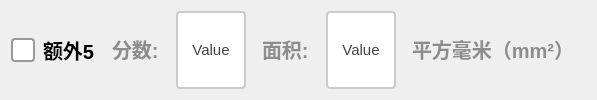
             <widget class="QWidget" name="widget_extra5" native="true">
              <layout class="QGridLayout" name="gridLayout_4">
               <item row="0" column="0">
                <layout class="QHBoxLayout" name="horizontalLayout_7" stretch="2,1,2,0,2,0">
                 <item>
                  <widget class="QCheckBox" name="ckb_extra5">
                   <property name="sizePolicy">
                    <sizepolicy hsizetype="Minimum" vsizetype="Minimum">
                     <horstretch>0</horstretch>
                     <verstretch>0</verstretch>
                    </sizepolicy>
                   </property>
                   <property name="styleSheet">
                    <string notr="true">QCheckBox {
    spacing: 8px;
    font-size: 20px;
    color: #333;
    font-weight: bold;        
    color:  rgb(0, 0, 0);       
}

/* 未选中状态 */
QCheckBox::indicator {
    width: 20px;
    height: 20px;
    border-radius: 4px; /* 方形，圆角可适当调整 */
    border: 2px solid #999;
    background: #ffffff;
}

/* 悬停效果 */
QCheckBox::indicator:hover {
    border: 2px solid #666;
}

/* 选中状态 */
QCheckBox::indicator:checked {
    border: 2px solid #2196F3;
    background-color: qradialgradient(
        cx:0.5, cy:0.5,
        radius:0.4,
        fx:0.5, fy:0.5,
        stop:0 #2196F3,
        stop:1 transparent
    );
}

/* 禁用状态 */
QCheckBox::indicator:disabled {
    border: 2px solid #ccc;
    background: #eee;
}

/* 选中时的文字颜色 */
QCheckBox:checked {
    color: #2196F3;
    font-weight: 500;
}

/* 点击动画效果 */
QCheckBox::indicator:pressed {
    border: 2px solid #1565C0;
    background-color: qradialgradient(
        cx:0.5, cy:0.5,
        radius:0.5,
        fx:0.5, fy:0.5,
        stop:0 #BBDEFB,
        stop:1 transparent
    );
}</string>
                   </property>
                   <property name="text">
                    <string>额外5</string>
                   </property>
                  </widget>
                 </item>
                 <item>
                  <widget class="QLabel" name="label_11">
                   <property name="styleSheet">
                    <string notr="true">QLabel {
       font-size: 20px;        
       font-weight: bold;        
       color:  rgb(141, 141, 141);       
       padding: 5px 5px;     
       border-bottom: 2px solid #cccccc; 
    }</string>
                   </property>
                   <property name="text">
                    <string>分数:</string>
                   </property>
                  </widget>
                 </item>
                 <item>
                  <widget class="QPushButton" name="btn_extra5score">
                   <property name="sizePolicy">
                    <sizepolicy hsizetype="Minimum" vsizetype="Minimum">
                     <horstretch>0</horstretch>
                     <verstretch>0</verstretch>
                    </sizepolicy>
                   </property>
                   <property name="maximumSize">
                    <size>
                     <width>100</width>
                     <height>100</height>
                    </size>
                   </property>
                   <property name="styleSheet">
                    <string notr="true">QPushButton {
    padding: 6px 14px;
    border: 2px solid #CCC;
    border-radius: 4px;
    background-color: white;
    color: #444;
    font-size: 15px; 
}

QPushButton:hover {
    border-color: #999;
    background-color: #F5F5F5;
}

QPushButton:pressed {
    border-color: #777;
    background-color: #EEE;
}</string>
                   </property>
                   <property name="text">
                    <string>Value</string>
                   </property>
                  </widget>
                 </item>
                 <item>
                  <widget class="QLabel" name="label_12">
                   <property name="styleSheet">
                    <string notr="true">QLabel {
       font-size: 20px;        
       font-weight: bold;        
       color:  rgb(141, 141, 141);       
       padding: 5px 5px;     
       border-bottom: 2px solid #cccccc; 
    }</string>
                   </property>
                   <property name="text">
                    <string>面积:</string>
                   </property>
                  </widget>
                 </item>
                 <item>
                  <widget class="QPushButton" name="btn_extra5area">
                   <property name="sizePolicy">
                    <sizepolicy hsizetype="Minimum" vsizetype="Minimum">
                     <horstretch>0</horstretch>
                     <verstretch>0</verstretch>
                    </sizepolicy>
                   </property>
                   <property name="maximumSize">
                    <size>
                     <width>100</width>
                     <height>100</height>
                    </size>
                   </property>
                   <property name="styleSheet">
                    <string notr="true">QPushButton {
    padding: 6px 14px;
    border: 2px solid #CCC;
    border-radius: 4px;
    background-color: white;
    color: #444;
    font-size: 15px; 
}

QPushButton:hover {
    border-color: #999;
    background-color: #F5F5F5;
}

QPushButton:pressed {
    border-color: #777;
    background-color: #EEE;
}</string>
                   </property>
                   <property name="text">
                    <string>Value</string>
                   </property>
                  </widget>
                 </item>
                 <item>
                  <widget class="QLabel" name="label_10">
                   <property name="styleSheet">
                    <string notr="true">QLabel {
       font-size: 20px;        
       font-weight: bold;        
       color:  rgb(141, 141, 141);       
       padding: 5px 5px;     
       border-bottom: 2px solid #cccccc; 
    }</string>
                   </property>
                   <property name="text">
                    <string>平方毫米（mm²）</string>
                   </property>
                  </widget>
                 </item>
                </layout>
               </item>
              </layout>
             </widget>
